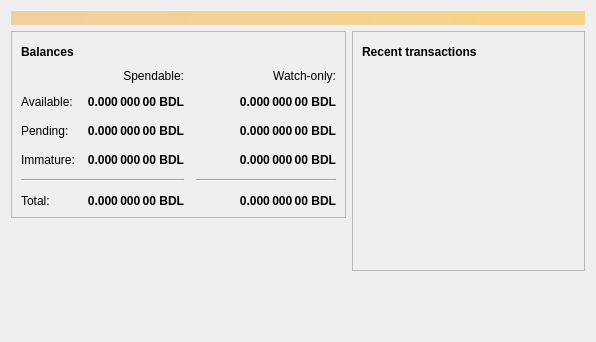
<?xml version="1.0" encoding="UTF-8"?>
<ui version="4.0">
 <class>OverviewPage</class>
 <widget class="QWidget" name="OverviewPage">
  <property name="geometry">
   <rect>
    <x>0</x>
    <y>0</y>
    <width>596</width>
    <height>342</height>
   </rect>
  </property>
  <property name="windowTitle">
   <string>Form</string>
  </property>
  <layout class="QVBoxLayout" name="topLayout">
   <item>
    <widget class="QLabel" name="labelAlerts">
     <property name="visible">
      <bool>false</bool>
     </property>
     <property name="styleSheet">
      <string notr="true">QLabel { background-color: qlineargradient(x1: 0, y1: 0, x2: 1, y2: 0, stop:0 #F0D0A0, stop:1 #F8D488); color:#000000; }</string>
     </property>
     <property name="wordWrap">
      <bool>true</bool>
     </property>
     <property name="margin">
      <number>3</number>
     </property>
     <property name="textInteractionFlags">
      <set>Qt::TextSelectableByMouse</set>
     </property>
    </widget>
   </item>
   <item>
    <layout class="QHBoxLayout" name="horizontalLayout" stretch="1,1">
     <item>
      <layout class="QVBoxLayout" name="verticalLayout_2">
       <item>
        <widget class="QFrame" name="frame">
         <property name="frameShape">
          <enum>QFrame::StyledPanel</enum>
         </property>
         <property name="frameShadow">
          <enum>QFrame::Raised</enum>
         </property>
         <layout class="QVBoxLayout" name="verticalLayout_4">
          <item>
           <layout class="QHBoxLayout" name="horizontalLayout_4">
            <item>
             <widget class="QLabel" name="label_5">
              <property name="font">
               <font>
                <weight>75</weight>
                <bold>true</bold>
               </font>
              </property>
              <property name="text">
               <string>Balances</string>
              </property>
             </widget>
            </item>
            <item>
             <widget class="QPushButton" name="labelWalletStatus">
              <property name="enabled">
               <bool>false</bool>
              </property>
              <property name="maximumSize">
               <size>
                <width>30</width>
                <height>16777215</height>
               </size>
              </property>
              <property name="toolTip">
               <string>The displayed information may be out of date. Your wallet automatically synchronizes with the Bitdeal network after a connection is established, but this process has not completed yet.</string>
              </property>
              <property name="text">
               <string/>
              </property>
              <property name="icon">
               <iconset resource="../bitcoin.qrc">
                <normaloff>:/icons/warning</normaloff>
                <disabledoff>:/icons/warning</disabledoff>:/icons/warning</iconset>
              </property>
              <property name="iconSize">
               <size>
                <width>24</width>
                <height>24</height>
               </size>
              </property>
              <property name="flat">
               <bool>true</bool>
              </property>
             </widget>
            </item>
            <item>
             <spacer name="horizontalSpacer_3">
              <property name="orientation">
               <enum>Qt::Horizontal</enum>
              </property>
              <property name="sizeHint" stdset="0">
               <size>
                <width>40</width>
                <height>20</height>
               </size>
              </property>
             </spacer>
            </item>
           </layout>
          </item>
          <item>
           <layout class="QGridLayout" name="gridLayout">
            <property name="spacing">
             <number>12</number>
            </property>
            <item row="2" column="2">
             <widget class="QLabel" name="labelWatchPending">
              <property name="font">
               <font>
                <weight>75</weight>
                <bold>true</bold>
               </font>
              </property>
              <property name="cursor">
               <cursorShape>IBeamCursor</cursorShape>
              </property>
              <property name="toolTip">
               <string>Unconfirmed transactions to watch-only addresses</string>
              </property>
              <property name="text">
               <string notr="true">0.000 000 00 BDL</string>
              </property>
              <property name="alignment">
               <set>Qt::AlignRight|Qt::AlignTrailing|Qt::AlignVCenter</set>
              </property>
              <property name="textInteractionFlags">
               <set>Qt::LinksAccessibleByMouse|Qt::TextSelectableByKeyboard|Qt::TextSelectableByMouse</set>
              </property>
             </widget>
            </item>
            <item row="2" column="1">
             <widget class="QLabel" name="labelUnconfirmed">
              <property name="font">
               <font>
                <weight>75</weight>
                <bold>true</bold>
               </font>
              </property>
              <property name="cursor">
               <cursorShape>IBeamCursor</cursorShape>
              </property>
              <property name="toolTip">
               <string>Total of transactions that have yet to be confirmed, and do not yet count toward the spendable balance</string>
              </property>
              <property name="text">
               <string notr="true">0.000 000 00 BDL</string>
              </property>
              <property name="alignment">
               <set>Qt::AlignRight|Qt::AlignTrailing|Qt::AlignVCenter</set>
              </property>
              <property name="textInteractionFlags">
               <set>Qt::LinksAccessibleByMouse|Qt::TextSelectableByKeyboard|Qt::TextSelectableByMouse</set>
              </property>
             </widget>
            </item>
            <item row="3" column="2">
             <widget class="QLabel" name="labelWatchImmature">
              <property name="font">
               <font>
                <weight>75</weight>
                <bold>true</bold>
               </font>
              </property>
              <property name="cursor">
               <cursorShape>IBeamCursor</cursorShape>
              </property>
              <property name="toolTip">
               <string>Mined balance in watch-only addresses that has not yet matured</string>
              </property>
              <property name="text">
               <string notr="true">0.000 000 00 BDL</string>
              </property>
              <property name="alignment">
               <set>Qt::AlignRight|Qt::AlignTrailing|Qt::AlignVCenter</set>
              </property>
              <property name="textInteractionFlags">
               <set>Qt::LinksAccessibleByMouse|Qt::TextSelectableByKeyboard|Qt::TextSelectableByMouse</set>
              </property>
             </widget>
            </item>
            <item row="4" column="0" colspan="2">
             <widget class="Line" name="line">
              <property name="orientation">
               <enum>Qt::Horizontal</enum>
              </property>
             </widget>
            </item>
            <item row="4" column="2">
             <widget class="Line" name="lineWatchBalance">
              <property name="sizePolicy">
               <sizepolicy hsizetype="Preferred" vsizetype="Fixed">
                <horstretch>0</horstretch>
                <verstretch>0</verstretch>
               </sizepolicy>
              </property>
              <property name="minimumSize">
               <size>
                <width>140</width>
                <height>0</height>
               </size>
              </property>
              <property name="orientation">
               <enum>Qt::Horizontal</enum>
              </property>
             </widget>
            </item>
            <item row="5" column="0">
             <widget class="QLabel" name="labelTotalText">
              <property name="text">
               <string>Total:</string>
              </property>
             </widget>
            </item>
            <item row="3" column="1">
             <widget class="QLabel" name="labelImmature">
              <property name="font">
               <font>
                <weight>75</weight>
                <bold>true</bold>
               </font>
              </property>
              <property name="cursor">
               <cursorShape>IBeamCursor</cursorShape>
              </property>
              <property name="toolTip">
               <string>Mined balance that has not yet matured</string>
              </property>
              <property name="text">
               <string notr="true">0.000 000 00 BDL</string>
              </property>
              <property name="alignment">
               <set>Qt::AlignRight|Qt::AlignTrailing|Qt::AlignVCenter</set>
              </property>
              <property name="textInteractionFlags">
               <set>Qt::LinksAccessibleByMouse|Qt::TextSelectableByKeyboard|Qt::TextSelectableByMouse</set>
              </property>
             </widget>
            </item>
            <item row="2" column="3">
             <spacer name="horizontalSpacer_2">
              <property name="orientation">
               <enum>Qt::Horizontal</enum>
              </property>
              <property name="sizeHint" stdset="0">
               <size>
                <width>40</width>
                <height>20</height>
               </size>
              </property>
             </spacer>
            </item>
            <item row="3" column="0">
             <widget class="QLabel" name="labelImmatureText">
              <property name="text">
               <string>Immature:</string>
              </property>
             </widget>
            </item>
            <item row="5" column="1">
             <widget class="QLabel" name="labelTotal">
              <property name="font">
               <font>
                <weight>75</weight>
                <bold>true</bold>
               </font>
              </property>
              <property name="cursor">
               <cursorShape>IBeamCursor</cursorShape>
              </property>
              <property name="toolTip">
               <string>Your current total balance</string>
              </property>
              <property name="text">
               <string notr="true">0.000 000 00 BDL</string>
              </property>
              <property name="alignment">
               <set>Qt::AlignRight|Qt::AlignTrailing|Qt::AlignVCenter</set>
              </property>
              <property name="textInteractionFlags">
               <set>Qt::LinksAccessibleByMouse|Qt::TextSelectableByKeyboard|Qt::TextSelectableByMouse</set>
              </property>
             </widget>
            </item>
            <item row="5" column="2">
             <widget class="QLabel" name="labelWatchTotal">
              <property name="font">
               <font>
                <weight>75</weight>
                <bold>true</bold>
               </font>
              </property>
              <property name="cursor">
               <cursorShape>IBeamCursor</cursorShape>
              </property>
              <property name="toolTip">
               <string>Current total balance in watch-only addresses</string>
              </property>
              <property name="text">
               <string notr="true">0.000 000 00 BDL</string>
              </property>
              <property name="alignment">
               <set>Qt::AlignRight|Qt::AlignTrailing|Qt::AlignVCenter</set>
              </property>
              <property name="textInteractionFlags">
               <set>Qt::LinksAccessibleByMouse|Qt::TextSelectableByKeyboard|Qt::TextSelectableByMouse</set>
              </property>
             </widget>
            </item>
            <item row="0" column="2">
             <widget class="QLabel" name="labelWatchonly">
              <property name="text">
               <string>Watch-only:</string>
              </property>
              <property name="alignment">
               <set>Qt::AlignRight|Qt::AlignTrailing|Qt::AlignVCenter</set>
              </property>
             </widget>
            </item>
            <item row="1" column="0">
             <widget class="QLabel" name="labelBalanceText">
              <property name="text">
               <string>Available:</string>
              </property>
             </widget>
            </item>
            <item row="1" column="1">
             <widget class="QLabel" name="labelBalance">
              <property name="font">
               <font>
                <weight>75</weight>
                <bold>true</bold>
               </font>
              </property>
              <property name="cursor">
               <cursorShape>IBeamCursor</cursorShape>
              </property>
              <property name="toolTip">
               <string>Your current spendable balance</string>
              </property>
              <property name="text">
               <string notr="true">0.000 000 00 BDL</string>
              </property>
              <property name="alignment">
               <set>Qt::AlignRight|Qt::AlignTrailing|Qt::AlignVCenter</set>
              </property>
              <property name="textInteractionFlags">
               <set>Qt::LinksAccessibleByMouse|Qt::TextSelectableByKeyboard|Qt::TextSelectableByMouse</set>
              </property>
             </widget>
            </item>
            <item row="1" column="2">
             <widget class="QLabel" name="labelWatchAvailable">
              <property name="font">
               <font>
                <weight>75</weight>
                <bold>true</bold>
               </font>
              </property>
              <property name="cursor">
               <cursorShape>IBeamCursor</cursorShape>
              </property>
              <property name="toolTip">
               <string>Your current balance in watch-only addresses</string>
              </property>
              <property name="text">
               <string notr="true">0.000 000 00 BDL</string>
              </property>
              <property name="alignment">
               <set>Qt::AlignRight|Qt::AlignTrailing|Qt::AlignVCenter</set>
              </property>
              <property name="textInteractionFlags">
               <set>Qt::LinksAccessibleByMouse|Qt::TextSelectableByKeyboard|Qt::TextSelectableByMouse</set>
              </property>
             </widget>
            </item>
            <item row="2" column="0">
             <widget class="QLabel" name="labelPendingText">
              <property name="text">
               <string>Pending:</string>
              </property>
             </widget>
            </item>
            <item row="0" column="1">
             <widget class="QLabel" name="labelSpendable">
              <property name="text">
               <string>Spendable:</string>
              </property>
              <property name="alignment">
               <set>Qt::AlignRight|Qt::AlignTrailing|Qt::AlignVCenter</set>
              </property>
             </widget>
            </item>
           </layout>
          </item>
         </layout>
        </widget>
       </item>
       <item>
        <spacer name="verticalSpacer">
         <property name="orientation">
          <enum>Qt::Vertical</enum>
         </property>
         <property name="sizeHint" stdset="0">
          <size>
           <width>20</width>
           <height>40</height>
          </size>
         </property>
        </spacer>
       </item>
      </layout>
     </item>
     <item>
      <layout class="QVBoxLayout" name="verticalLayout_3">
       <item>
        <widget class="QFrame" name="frame_2">
         <property name="frameShape">
          <enum>QFrame::StyledPanel</enum>
         </property>
         <property name="frameShadow">
          <enum>QFrame::Raised</enum>
         </property>
         <layout class="QVBoxLayout" name="verticalLayout">
          <item>
           <layout class="QHBoxLayout" name="horizontalLayout_2">
            <item>
             <widget class="QLabel" name="label_4">
              <property name="font">
               <font>
                <weight>75</weight>
                <bold>true</bold>
               </font>
              </property>
              <property name="text">
               <string>Recent transactions</string>
              </property>
             </widget>
            </item>
            <item>
             <widget class="QPushButton" name="labelTransactionsStatus">
              <property name="enabled">
               <bool>false</bool>
              </property>
              <property name="maximumSize">
               <size>
                <width>30</width>
                <height>16777215</height>
               </size>
              </property>
              <property name="toolTip">
               <string>The displayed information may be out of date. Your wallet automatically synchronizes with the Bitdeal network after a connection is established, but this process has not completed yet.</string>
              </property>
              <property name="text">
               <string/>
              </property>
              <property name="icon">
               <iconset resource="../bitcoin.qrc">
                <normaloff>:/icons/warning</normaloff>
                <disabledoff>:/icons/warning</disabledoff>:/icons/warning</iconset>
              </property>
              <property name="iconSize">
               <size>
                <width>24</width>
                <height>24</height>
               </size>
              </property>
              <property name="flat">
               <bool>true</bool>
              </property>
             </widget>
            </item>
            <item>
             <spacer name="horizontalSpacer">
              <property name="orientation">
               <enum>Qt::Horizontal</enum>
              </property>
              <property name="sizeHint" stdset="0">
               <size>
                <width>40</width>
                <height>20</height>
               </size>
              </property>
             </spacer>
            </item>
           </layout>
          </item>
          <item>
           <widget class="QListView" name="listTransactions">
            <property name="styleSheet">
             <string notr="true">QListView { background: transparent; }</string>
            </property>
            <property name="frameShape">
             <enum>QFrame::NoFrame</enum>
            </property>
            <property name="verticalScrollBarPolicy">
             <enum>Qt::ScrollBarAlwaysOff</enum>
            </property>
            <property name="horizontalScrollBarPolicy">
             <enum>Qt::ScrollBarAlwaysOff</enum>
            </property>
            <property name="selectionMode">
             <enum>QAbstractItemView::NoSelection</enum>
            </property>
           </widget>
          </item>
         </layout>
        </widget>
       </item>
       <item>
        <spacer name="verticalSpacer_2">
         <property name="orientation">
          <enum>Qt::Vertical</enum>
         </property>
         <property name="sizeHint" stdset="0">
          <size>
           <width>20</width>
           <height>40</height>
          </size>
         </property>
        </spacer>
       </item>
      </layout>
     </item>
    </layout>
   </item>
  </layout>
 </widget>
 <resources/>
 <connections/>
</ui>
